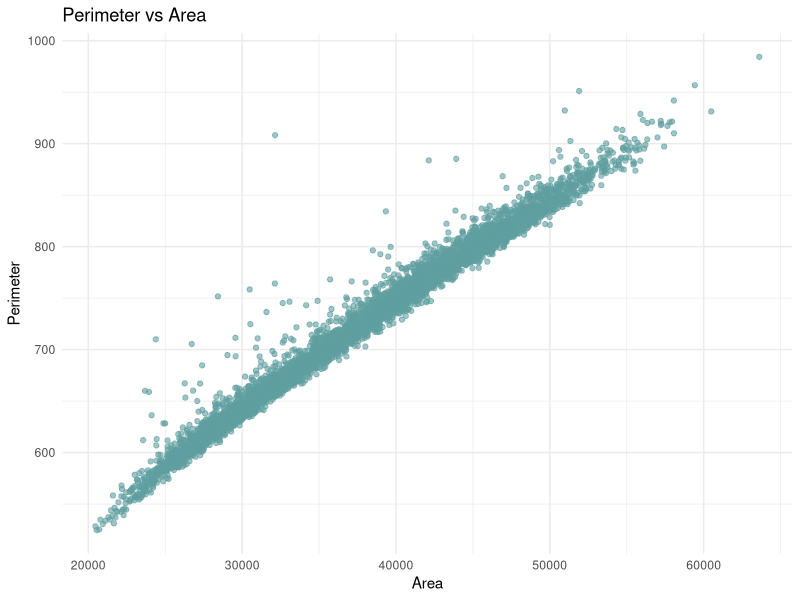
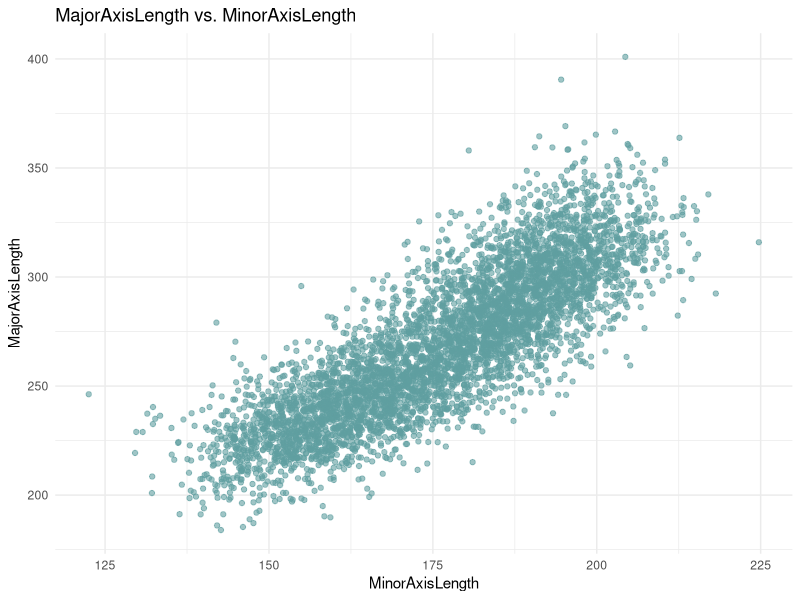
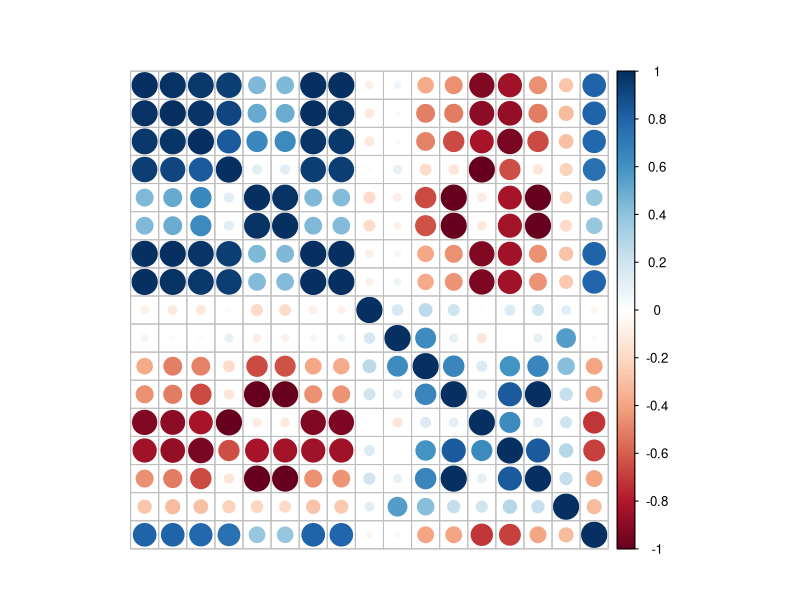
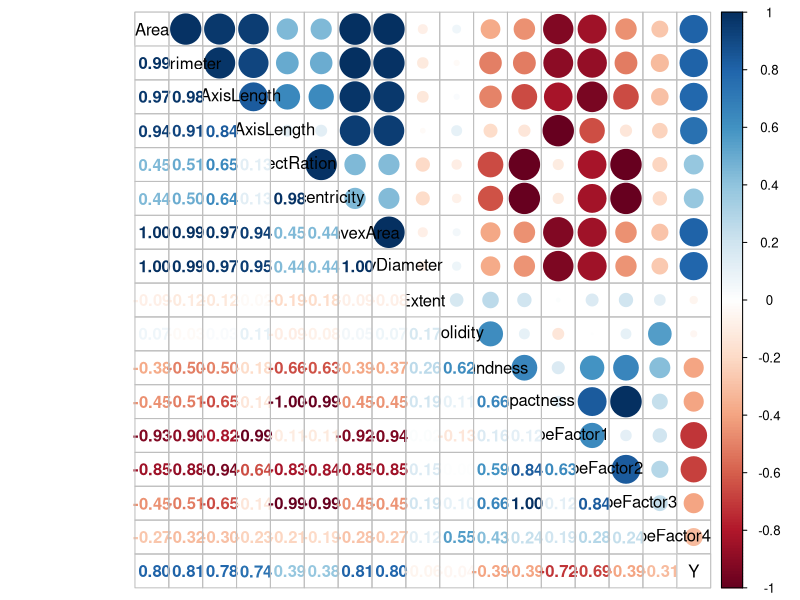
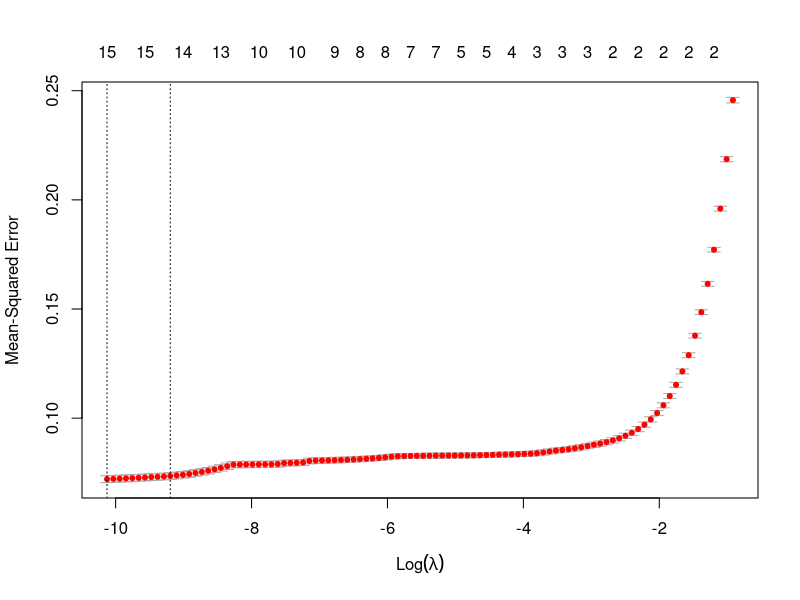
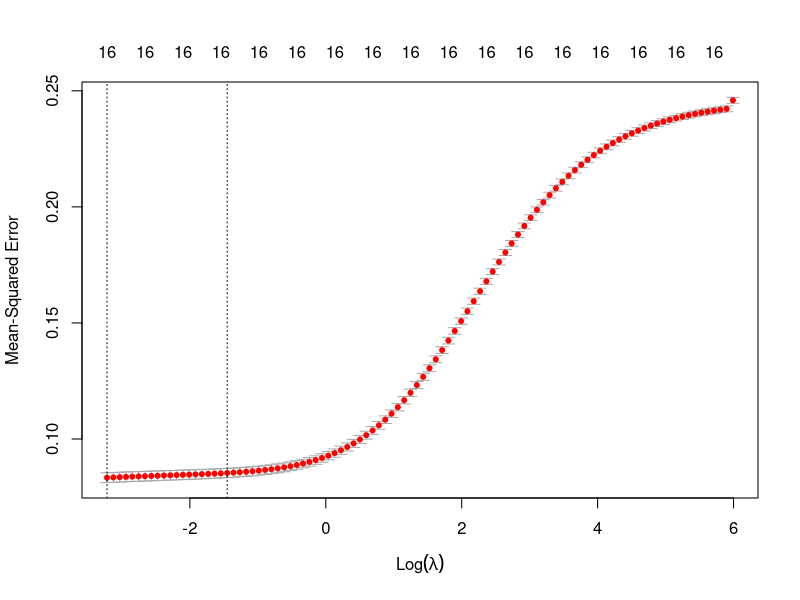

Write R code to recreate these figures, in order.
## ---- chunk 1
# Load in the data
train <- read.csv("data/train_data.csv")
## ---- chunk 2
full_model <- lm(Y ~ ., data = train)
summary(full_model)
## ---- chunk 3
library(ggplot2)

ggplot(train, aes(x = Area, y = Perimeter)) +
  geom_point(alpha = 0.6, col = "cadetblue") +
  theme_minimal() +
  labs(title = "Perimeter vs Area",
       x = "Area",
       y = "Perimeter")
## ---- chunk 4
perim_area <- lm(Perimeter ~ Area, data = train)
summary(perim_area)
## ---- chunk 5
ggplot(train, aes(x = MinorAxisLength, y = MajorAxisLength)) +
  geom_point(alpha = 0.6, col = "cadetblue") +
  theme_minimal() +
  labs(title = "MajorAxisLength vs. MinorAxisLength",
       x = "MinorAxisLength",
       y = "MajorAxisLength")
## ---- chunk 6
major_minor <- lm(MajorAxisLength ~ MinorAxisLength, data = train)
summary(major_minor)
## ---- chunk 7
# library(ggplot2)
# library(GGally)
# 
# # Run PCA on the data
# pca_result <- prcomp(train[,sapply(train, is.numeric)], scale. = TRUE)
# 
# # Create biplot
# ggbiplot(pca_result,
#          obs.scale = 1,
#          var.scale = 1,
#          groups = train$Y,
#          ellipse = TRUE,
#          circle = TRUE) +
#   scale_color_discrete(name = '') +
#   theme_minimal() +
#   labs(title = "PCA Biplot with Observations Colored by 'Y'")
## ---- chunk 8
correlation_matrix <- cor(train[, -which(names(train) == "Y")])
correlation_matrix
## ---- chunk 9
library(corrplot)
# Circles correlation plot
corrplot(cor(train), method = "circle",
        tl.pos = "n", mar = c(2, 1, 3, 1)) 
## ---- chunk 10
# Visualization of correlation matrix
corrplot.mixed(cor(train),
               lower = "number", 
               upper = "circle",
               tl.col = "black")
## ---- chunk 11
# Check for multicollinearity
library(car)
vif_values <- vif(full_model)
rounded_vif <- round(vif_values, 4)
rounded_vif
## ---- chunk 12
# Splitting the data into training and validation sets
set.seed(1234)
index <- sample(1:nrow(train), round(0.8 * nrow(train)))
train_set <- train[index, ]
validation_set <- train[-index, ]
## ---- chunk 13
# Use Lasso?
library(glmnet)
x_train <- model.matrix(Y ~ . - 1, data = train_set) # -1 to exclude intercept
y_train <- train_set$Y
lasso_model <- cv.glmnet(x_train, y_train, alpha = 1)
plot(lasso_model)

# Predictions for the validation set
x_validation <- model.matrix(Y ~ . - 1, data = validation_set)
predictions <- predict(lasso_model, s = "lambda.min", newx = x_validation)
## ---- chunk 14
# Extract coefficients of the model at lambda.min
lasso_coefficients <- coef(lasso_model, s = "lambda.min")

# Non-zero coefficients
print(round(lasso_coefficients[lasso_coefficients != 0], 6))
## ---- chunk 15
lasso_coefficients <- coef(lasso_model, s = "lambda.min")
variable_names <- colnames(x_train)
coef_w_names <- setNames(lasso_coefficients[-1], variable_names)
print(round(coef_w_names[coef_w_names != 0], 6))
## ---- chunk 16
# Predict using the validation set
predictions <- predict(lasso_model, s = "lambda.min", newx = x_validation)

# MSE on the validation set
mse <- mean((validation_set$Y - predictions)^2)
mse
## ---- chunk 17
ridge_model <- cv.glmnet(x_train, y_train, alpha = 0)

# CV curve
plot(ridge_model)
## ---- chunk 18
# Predictions for the validation set
ridge_predictions <- predict(ridge_model, s = "lambda.min", newx = x_validation)

# Extract coefficients of the Ridge model at lambda.min
ridge_coefficients <- coef(ridge_model, s = "lambda.min")

# Non-zero coefficients
print(round(ridge_coefficients, 6))
## ---- chunk 19
# MSE for the validation set 
ridge_mse <- mean((validation_set$Y - ridge_predictions)^2)
ridge_mse
## ---- chunk 20
predicted_classes <- ifelse(predictions > 0.5, 1, 0) 

library(caret)
conf_matrix <- confusionMatrix(factor(predicted_classes), factor(validation_set$Y))
print(conf_matrix)
